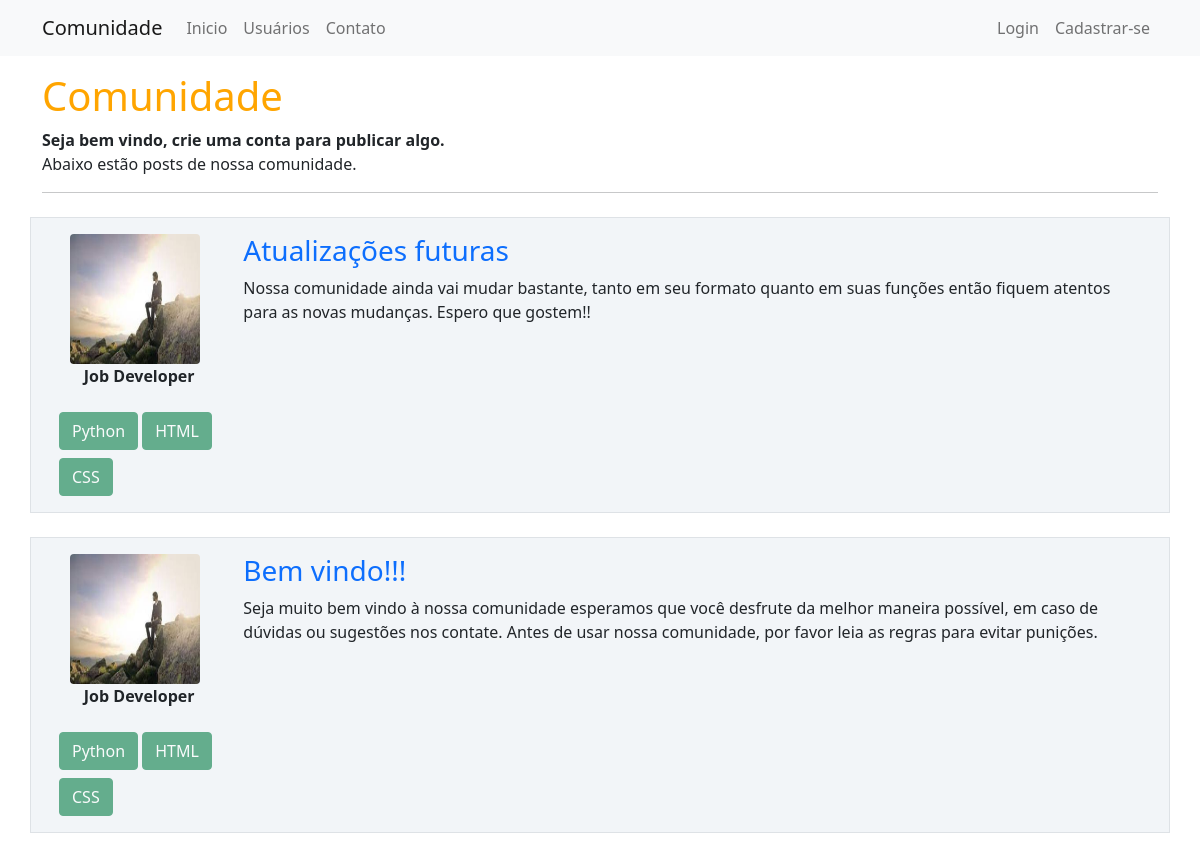
The page / on the database its author committed.
### comunidade/models.py (models this page shows, shortened)
class Post(database.Model):
    id = database.Column(database.Integer, primary_key=True, nullable=False)
    titulo = database.Column(database.String, nullable=False)
    corpo = database.Column(database.Text, nullable=False)
    data_publicacao = database.Column(database.DateTime, nullable=False, default=datetime.utcnow)
    autor_id = database.Column(database.Integer, database.ForeignKey('usuario.id'), nullable=False)

class Usuario(database.Model, UserMixin):
    id = database.Column(database.Integer, primary_key=True)
    username = database.Column(database.String, nullable=False)
    email = database.Column(database.String, nullable=False, unique=True)
    senha = database.Column(database.String, nullable=False)
    foto_perfil = database.Column(database.String, default='default.jpg')
    posts = database.relationship('Post', backref='autor', lazy=True)
    cursos = database.Column(database.String, default='Não informado', nullable=False)

### comunidade/routes.py (the view)
@app.route('/')
def home():
    posts = Post.query.order_by(Post.id.desc())
    return render_template('home.html', posts=posts)

### comunidade/templates/home.html (shortened to what this page needs)
{% extends 'base.html' %}
{% block body%}
<div class="container">
    <h1 class="mt-3" style="color: orange">Comunidade</h1>
        <strong>Seja bem vindo, crie uma conta para publicar algo.</strong>
        <p>Abaixo estão posts de nossa comunidade.</p>
        <hr>
        {% for post in posts %}
            <div class="row border mt-4 p-3 meupost">
                <div class="col col-2">
                    <div class="image me-2" style="text-align: center">
                        <img src='{{ url_for("static", filename="fotos_perfil/{}".format(post.autor.foto_perfil)) }}' class="rounded" width="130" height="130">
                    </div>
                    <p style="text-align: center"><strong>{{ post.autor.username }}</strong></p>
                    {% if not post.autor.cursos %}
                        <button type="button" class="btn btn-success" disabled>Nada informado</button>
                    {% else %}
                        {% for curso in post.autor.cursos.split(';') %}
                            <button type="button" class="btn btn-success mt-2" disabled>{{ curso }}</button>
                        {% endfor %}
                    {% endif %}
                </div>
                <div class="col col-10">
                    <a style="text-decoration: none" href="{{ url_for('post', post_id=post.id) }}"><h3>{{ post.titulo }}</h3></a>
                    <p>{{ post.corpo }}</p>
                </div>
            </div>
        {% endfor %}
 </div>
{% endblock %}

### comunidade/static/main.css (style rules this page uses)
body { background-color: none; }
.meupost { background: #f2f5f8 !important; }

### rows shown on the page
Post: foto_perfil (picture), autor.username "Job Developer", curso "Python" "HTML" "CSS", titulo "Atualizações futuras", corpo "Nossa comunidade ainda vai mudar bastante, tanto em seu formato quanto em suas funções então fiquem atentos para as novas mudanças. Espero que gostem!!"
Post: foto_perfil (picture), autor.username "Job Developer", curso "Python" "HTML" "CSS", titulo "Bem vindo!!!", corpo "Seja muito bem vindo à nossa comunidade esperamos que você desfrute da melhor maneira possível, em caso de dúvidas ou sugestões nos contate. Antes de usar nossa comunidade, por favor leia as regras para evitar punições."
